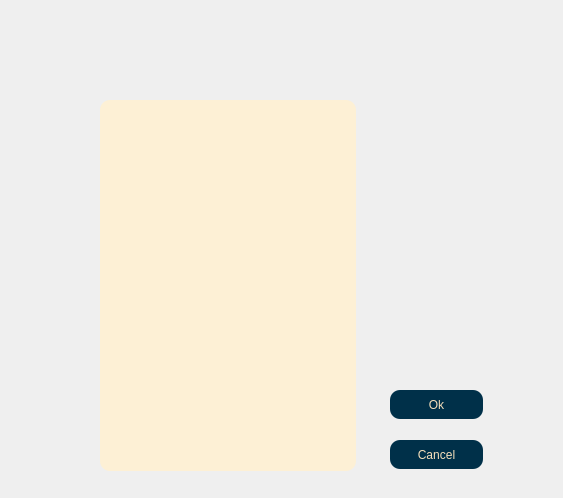
<?xml version="1.0" encoding="UTF-8"?>
<ui version="4.0">
 <class>PvPermissions</class>
 <widget class="QDialog" name="PvPermissions">
  <property name="geometry">
   <rect>
    <x>0</x>
    <y>0</y>
    <width>563</width>
    <height>498</height>
   </rect>
  </property>
  <property name="windowTitle">
   <string>Dialog</string>
  </property>
  <widget class="QPushButton" name="pushButton_2">
   <property name="geometry">
    <rect>
     <x>390</x>
     <y>440</y>
     <width>93</width>
     <height>29</height>
    </rect>
   </property>
   <property name="cursor">
    <cursorShape>PointingHandCursor</cursorShape>
   </property>
   <property name="styleSheet">
    <string notr="true">background-color:rgb(0, 48, 73);
border-radius: 10px;
color:rgb(245, 223, 187);</string>
   </property>
   <property name="text">
    <string>Cancel</string>
   </property>
  </widget>
  <widget class="QListWidget" name="listWidget">
   <property name="geometry">
    <rect>
     <x>100</x>
     <y>100</y>
     <width>256</width>
     <height>371</height>
    </rect>
   </property>
   <property name="cursor" stdset="0">
    <cursorShape>PointingHandCursor</cursorShape>
   </property>
   <property name="styleSheet">
    <string notr="true">background-color:rgb(253, 240, 213);
border-radius: 10%;
</string>
   </property>
  </widget>
  <widget class="QPushButton" name="pbn_ok">
   <property name="geometry">
    <rect>
     <x>390</x>
     <y>390</y>
     <width>93</width>
     <height>29</height>
    </rect>
   </property>
   <property name="cursor">
    <cursorShape>PointingHandCursor</cursorShape>
   </property>
   <property name="styleSheet">
    <string notr="true">background-color:rgb(0, 48, 73);
border-radius: 10px;
color:rgb(245, 223, 187);</string>
   </property>
   <property name="text">
    <string>Ok</string>
   </property>
  </widget>
 </widget>
 <resources/>
 <connections/>
</ui>
